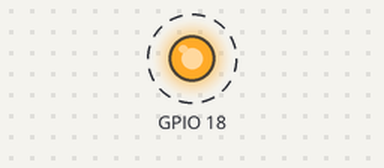
Recording of a program running on a simulated Raspberry Pi (BCM pin numbers). Shown: output pins drawn as LEDs (lit = HIGH). Dashed ring = blinking. What the program prints to the terminal is not drawn. At 80.0 s the program stops and its outputs stay as they are.

Above: at 0.4 s.
Timing chart, 0 to 3.7 s (numbered marks = the images above):
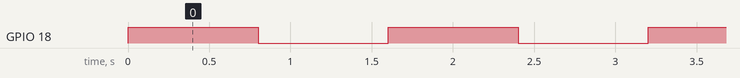

The program:

led.py
```python
import RPi.GPIO as GPIO
import time
GPIO.setmode(GPIO.BCM)
GPIO.setwarnings(False)
GPIO.setup(18,GPIO.OUT)

for item in range(50):
    print ('LED on')
    GPIO.output(18,GPIO.HIGH)
    time.sleep(0.8)
    print ('LED off')
    GPIO.output(18,GPIO.LOW)
    time.sleep(0.8)
```

Measured:
- by itself, GPIO 18: alternates HIGH for 0.80 s and LOW for 0.80 s, 100 changes in all, then stays LOW
